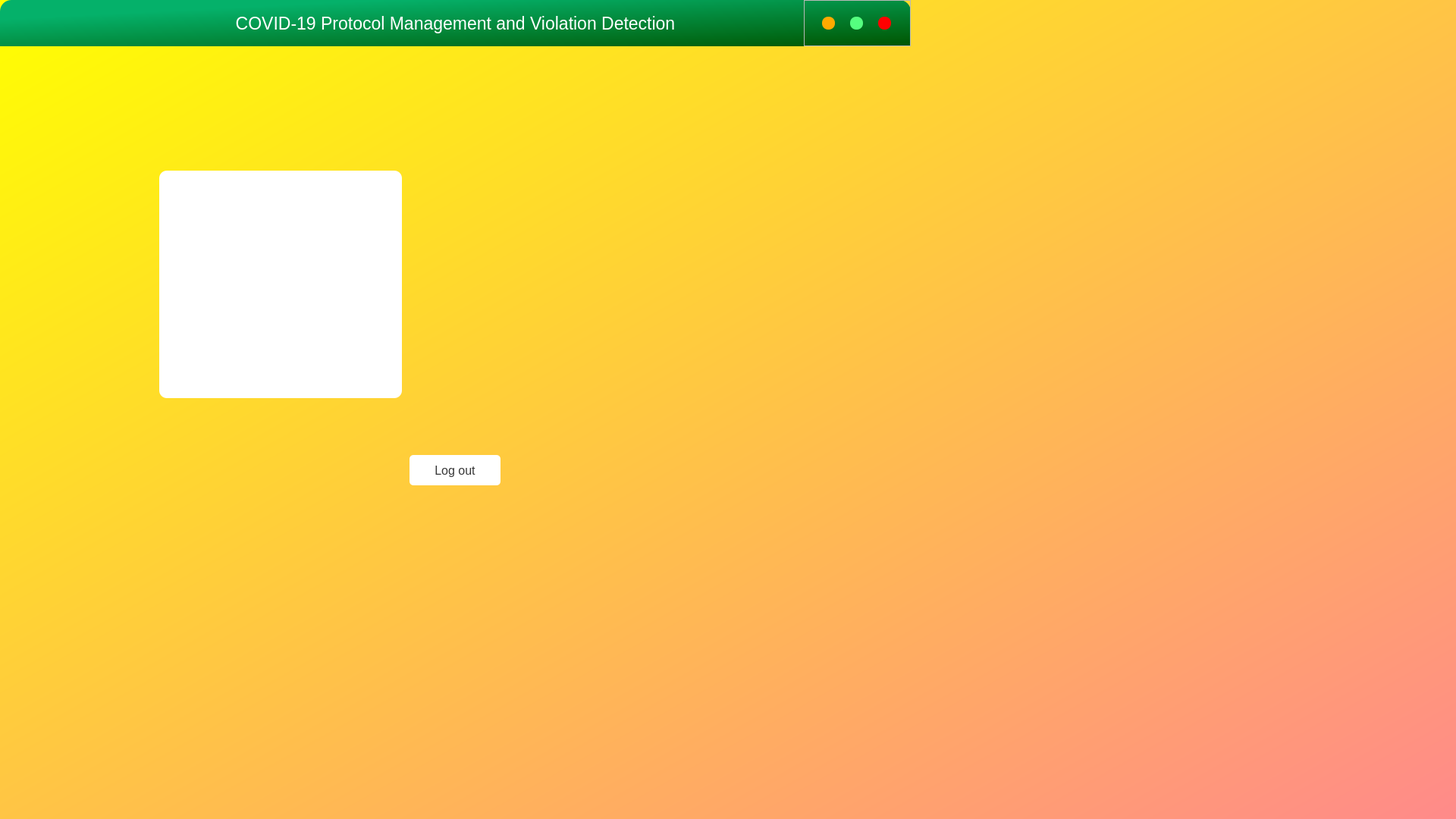
<?xml version="1.0" encoding="UTF-8"?>
<ui version="4.0">
 <class>Dialog</class>
 <widget class="QDialog" name="Dialog">
  <property name="geometry">
   <rect>
    <x>0</x>
    <y>0</y>
    <width>1920</width>
    <height>1080</height>
   </rect>
  </property>
  <property name="sizePolicy">
   <sizepolicy hsizetype="Expanding" vsizetype="Expanding">
    <horstretch>0</horstretch>
    <verstretch>0</verstretch>
   </sizepolicy>
  </property>
  <property name="windowTitle">
   <string>Dialog</string>
  </property>
  <property name="styleSheet">
   <string notr="true">QDialog#Dialog{background-color:qlineargradient(spread:pad, x1:0, y1:0, x2:1, y2:1, stop:0 rgba(255, 255, 0, 255), stop:1 rgba(255, 138, 138, 255));
border-radius:15px;
}</string>
  </property>
  <widget class="QFrame" name="frame">
   <property name="geometry">
    <rect>
     <x>0</x>
     <y>0</y>
     <width>1201</width>
     <height>1031</height>
    </rect>
   </property>
   <property name="sizePolicy">
    <sizepolicy hsizetype="Expanding" vsizetype="Expanding">
     <horstretch>0</horstretch>
     <verstretch>0</verstretch>
    </sizepolicy>
   </property>
   <property name="autoFillBackground">
    <bool>false</bool>
   </property>
   <property name="styleSheet">
    <string notr="true"/>
   </property>
   <widget class="QPushButton" name="face">
    <property name="geometry">
     <rect>
      <x>210</x>
      <y>225</y>
      <width>320</width>
      <height>300</height>
     </rect>
    </property>
    <property name="styleSheet">
     <string notr="true">QPushButton#face{
background-color:white;
border-image:url(&quot;facem.png&quot;);
border-radius:10px;
border-width:1px;
}
QPushButton#face:pressed{
border-style:solid;
border-width:4px;
}

</string>
    </property>
    <property name="text">
     <string/>
    </property>
   </widget>
   <widget class="QPushButton" name="social">
    <property name="geometry">
     <rect>
      <x>660</x>
      <y>225</y>
      <width>320</width>
      <height>300</height>
     </rect>
    </property>
    <property name="styleSheet">
     <string notr="true">QPushButton#social{
border-image:url(&quot;sociald.png&quot;);
border-radius:10px;
border-width:1px;
}
QPushButton#social{
border-style:solid;
border-width:4px;
}</string>
    </property>
    <property name="text">
     <string/>
    </property>
   </widget>
   <widget class="QPushButton" name="logout">
    <property name="geometry">
     <rect>
      <x>540</x>
      <y>600</y>
      <width>120</width>
      <height>40</height>
     </rect>
    </property>
    <property name="font">
     <font>
      <pointsize>12</pointsize>
      <bold>false</bold>
     </font>
    </property>
    <property name="styleSheet">
     <string notr="true">QPushButton#logout{
background-color:rgba(255,255,255,255);
color:rgba(0,0,0,200);
border-radius:5px;
}
QPushButton#logout:pressed{
padding-left:5px;
padding-top:5px;
background-color:rgba(255,254,247,100);
background-position:calc(100% -5px)center;
}
QPushButton#logout:hover{
background-color:rgba(255,254,247,200 );
}
</string>
    </property>
    <property name="text">
     <string>Log out</string>
    </property>
   </widget>
   <widget class="QLabel" name="error">
    <property name="geometry">
     <rect>
      <x>350</x>
      <y>670</y>
      <width>501</width>
      <height>31</height>
     </rect>
    </property>
    <property name="font">
     <font>
      <pointsize>11</pointsize>
     </font>
    </property>
    <property name="styleSheet">
     <string notr="true">color:red;</string>
    </property>
    <property name="text">
     <string/>
    </property>
    <property name="alignment">
     <set>Qt::AlignCenter</set>
    </property>
   </widget>
  </widget>
  <widget class="QFrame" name="frame_2">
   <property name="geometry">
    <rect>
     <x>0</x>
     <y>0</y>
     <width>1201</width>
     <height>61</height>
    </rect>
   </property>
   <property name="sizePolicy">
    <sizepolicy hsizetype="Expanding" vsizetype="Expanding">
     <horstretch>0</horstretch>
     <verstretch>0</verstretch>
    </sizepolicy>
   </property>
   <property name="styleSheet">
    <string notr="true">QFrame#frame_2{
background-color:qlineargradient(spread:pad, x1:0, y1:0, x2:1, y2:1, stop:0.210227 rgba(5, 177, 106, 255), stop:1 rgba(0, 85, 0, 255));
border-top-left-radius:15px;
border-bottom-right-radius:0px;
border-top-right-radius:15px;
border-bottom-left-radius:0px
}</string>
   </property>
   <widget class="QLabel" name="label_2">
    <property name="geometry">
     <rect>
      <x>20</x>
      <y>10</y>
      <width>1161</width>
      <height>41</height>
     </rect>
    </property>
    <property name="font">
     <font>
      <pointsize>17</pointsize>
      <italic>false</italic>
      <bold>false</bold>
      <underline>false</underline>
      <kerning>true</kerning>
     </font>
    </property>
    <property name="styleSheet">
     <string notr="true">font: 17pt &quot;MS Shell Dlg 2&quot;;
color:white;</string>
    </property>
    <property name="text">
     <string>COVID-19 Protocol Management and Violation Detection</string>
    </property>
    <property name="alignment">
     <set>Qt::AlignCenter</set>
    </property>
   </widget>
   <widget class="QFrame" name="frame_buttons_2">
    <property name="geometry">
     <rect>
      <x>1060</x>
      <y>0</y>
      <width>141</width>
      <height>61</height>
     </rect>
    </property>
    <property name="frameShape">
     <enum>QFrame::StyledPanel</enum>
    </property>
    <property name="frameShadow">
     <enum>QFrame::Raised</enum>
    </property>
    <layout class="QHBoxLayout" name="horizontalLayout_2">
     <item>
      <widget class="QPushButton" name="min_2">
       <property name="minimumSize">
        <size>
         <width>16</width>
         <height>16</height>
        </size>
       </property>
       <property name="maximumSize">
        <size>
         <width>17</width>
         <height>17</height>
        </size>
       </property>
       <property name="styleSheet">
        <string notr="true">QPushButton{
border:none;
border-radius:8px;
background-color:rgb(255,170,0);
}
QPushButton:hover{
background-color:rgba(255,170,0,150)
}</string>
       </property>
       <property name="text">
        <string/>
       </property>
      </widget>
     </item>
     <item>
      <widget class="QPushButton" name="max_2">
       <property name="minimumSize">
        <size>
         <width>16</width>
         <height>16</height>
        </size>
       </property>
       <property name="maximumSize">
        <size>
         <width>17</width>
         <height>17</height>
        </size>
       </property>
       <property name="styleSheet">
        <string notr="true">QPushButton{
border:none;
border-radius:8px;
background-color:rgb(85,255,127);
}
QPushButton:hover{
background-color:rgba(85,255,127,150)
}</string>
       </property>
       <property name="text">
        <string/>
       </property>
      </widget>
     </item>
     <item>
      <widget class="QPushButton" name="close_2">
       <property name="minimumSize">
        <size>
         <width>16</width>
         <height>16</height>
        </size>
       </property>
       <property name="maximumSize">
        <size>
         <width>17</width>
         <height>17</height>
        </size>
       </property>
       <property name="styleSheet">
        <string notr="true">QPushButton{
border:none;
border-radius:8px;
background-color:rgb(255,0,0);
}
QPushButton:hover{
background-color:rgba(255,0,0,150)
}</string>
       </property>
       <property name="text">
        <string/>
       </property>
      </widget>
     </item>
    </layout>
   </widget>
  </widget>
 </widget>
 <resources/>
 <connections/>
</ui>
